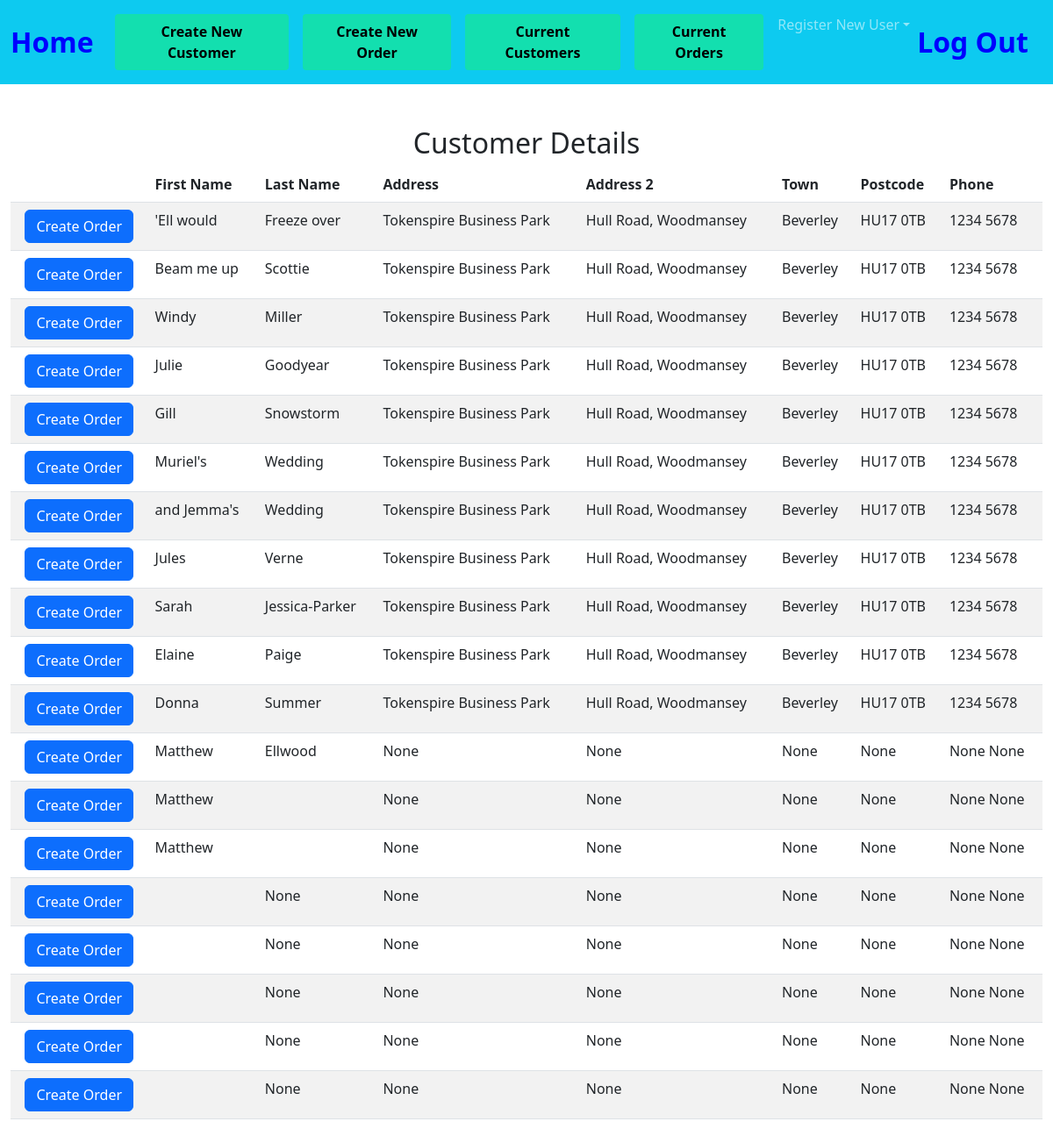
The page /list_of_customers on the database as committed earlier.
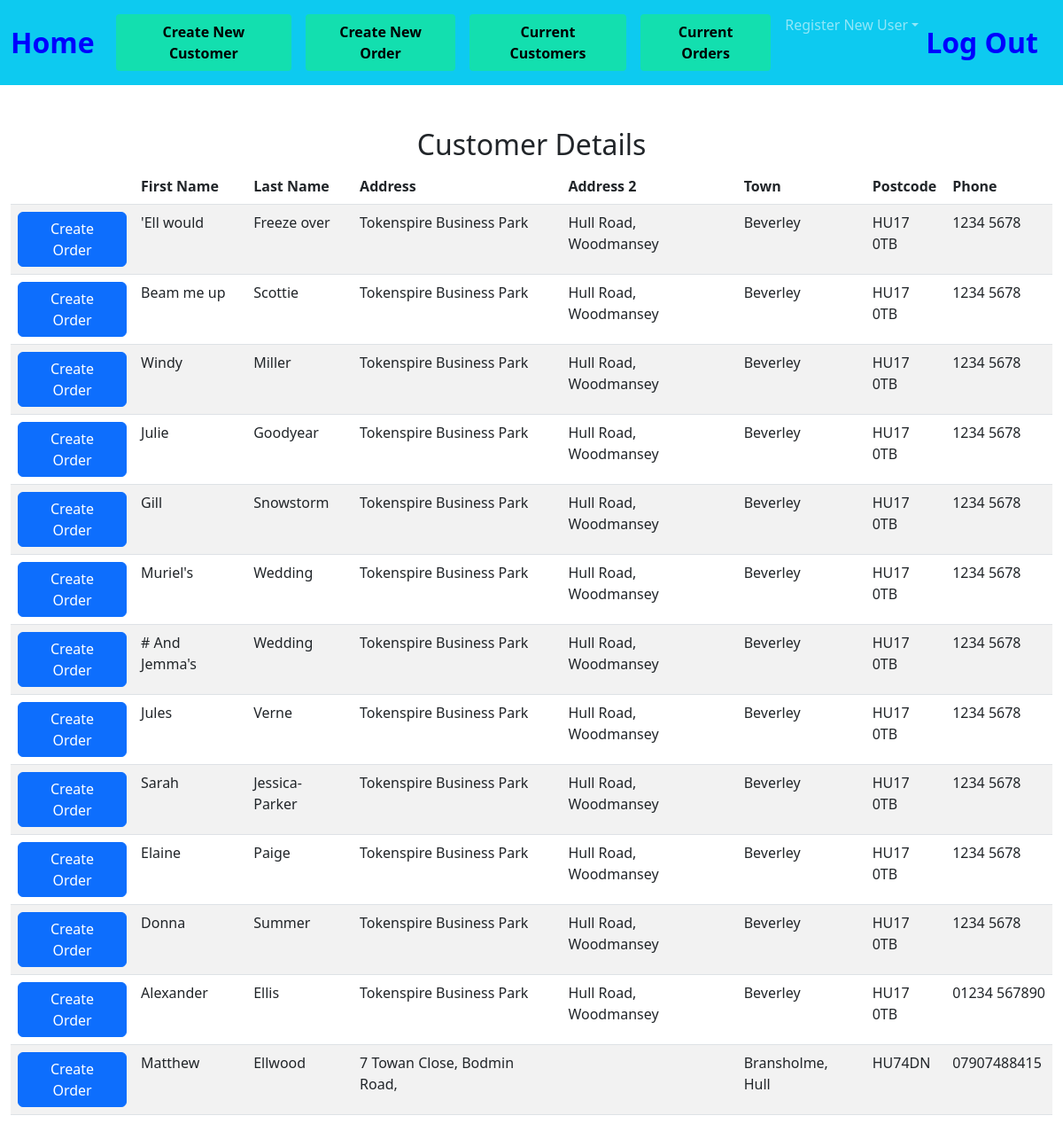
The same page on the database as committed later.
### tables this page shows
CREATE TABLE customers(id INTEGER PRIMARY KEY AUTOINCREMENT NOT NULL, first_name TEXT, last_name TEXT, address_1 TEXT, address_2 TEXT, address_3 TEXT, postcode TEXT, telephone_1 TEXT, telephone_2 TEXT);

### app.py (the view)
@app.route("/list_of_customers", methods=["GET", "POST"])
def list_of_customers():
    if request.method == "POST":
        user = session["user"]
        customer_id = request.form.get("customer_id")
        detail = db.execute("select * from customers WHERE id = (?);", customer_id)
        return render_template("customer_order.html",customer_id = customer_id, detail = detail, user = user)
    else:
        detail = db.execute("select * from customers;")
        return render_template("list_of_customers.html",detail = detail)

### app.py (called while the page is built)
@app.after_request
def after_request(response):
    response.headers["Cache-Control"] = "no-cache, no-store, must-revalidate"
    response.headers["Expires"] = 0
    response.headers["Pragma"] = "no-cache"
    return response

### templates/list_of_customers.html (shortened to what this page needs)
{% extends "layout.html" %}
{% block main %}
<div class="section">
    <h2>Customer  Details</h2>
    <table class="table table-striped">
        <thead>
            <tr>
                <th></th>
                <th class="text-start">First Name</th>
                <th class="text-start">Last Name</th>
                <th class="text-start">Address</th>
                <th class="text-start">Address 2</th>
                <th class="text-start">Town</th>
                <th class="text-start">Postcode</th>
                <th class="text-start">Phone</th>
            </tr>
        </thead>
        <tbody>
            {% for row in detail %}
            <tr>
                <form action="/list_of_customers" method="POST">
                    <td><input type="hidden" name="customer_id" VALUE="{{ row['id'] }}"><button class="btn btn-primary" type="submit">Create Order</button></td>
                </form>
                <td class="text-start">{{ row["first_name"] }}</td>
                <td class="text-start">{{ row["last_name"] }}</td>
                <td class="text-start">{{ row["address_1"] }}</td>
                <td class="text-start">{{ row["address_2"] }}</td>
                <td class="text-start">{{ row["address_3"] }}</td>
                <td class="text-start">{{ row["postcode"] }}</td>
                <td class="text-start">{{ row["telephone_1"] }} {{ row["telephone_2"] }}</td>
                </tr>
            {% endfor %}
        </tbody>
    </div>
{% endblock %}

### templates/layout.html (shortened to what this page needs)
<!doctype html>
<html lang="en">
  <head>
    <link href="https://cdn.jsdelivr.net/npm/bootstrap@5.3.0/dist/css/bootstrap.min.css" rel="stylesheet">
    <link href="/static/styles.css" rel="stylesheet">
  </head>
  {% block navbar %}
  <body>
        <nav class="navbar navbar-expand-sm bg-info navbar-dark">
        <div class="container-fluid">
          <a class="navbar-brand" href="/home">Home</a>
            <div class="collapse navbar-collapse" id="navbarSupportedContent">
                <ul class="navbar-nav me-auto mb-2 mb-lg-0">
                  <li class="nav-item">
                    <li class="nav-link"><a button type="button" class="button_teal" href="/new_customer">Create New Customer</a></li>
                    <li class="nav-link"><a button type="button" class="button_teal" href="/choose_customer">Create New Order</a></li>
                </li>
                <li class="nav-item">
                  <li class="nav-link"><a button type="button" class="button_teal" href="/list_of_customers">Current Customers</a></li>
                  <li class="nav-link"><a button type="button" class="button_teal" href="/open_orders">Current Orders</a>
                </li>
                <li class="nav-item dropdown">
                    <a class="nav-link dropdown-toggle" href="#" role="button" data-bs-toggle="dropdown" aria-expanded="false"> Register New User</a>
                </li>
                </ul>
            </div>
            <a class="navbar-brand" href="/logout">Log Out</a>
            </div>
        </nav>
        {% endblock %}
      <main class="container-fluid py-5 text-center">
        {% block main %}{% endblock %}
      </main>
  </body>

### static/styles.css (style rules this page uses)
nav .navbar-brand { font-size: xx-large; color: #0000ff; font-weight: bold; }
.button_teal { background-color: #13dfaf; border-radius: 4px; border: none; color: black; padding: 8px 18px; text-align: center; text-decoration: none; display: inline-block; font-size: 16px; font-weight: bolder; }

Rows that differ between the two databases and show on the page:
removed customers: first_name "and Jemma's", last_name "Wedding", address_1 "Tokenspire Business Park", address_2 "Hull Road, Woodmansey", address_3 "Beverley", postcode "HU17 0TB", telephone_1 "1234", telephone_2 "5678"
removed customers: first_name "Matthew", last_name "Ellwood", address_1 "None", address_2 "None", address_3 "None", postcode "None", telephone_1 "None", telephone_2 "None"
removed customers: first_name "Matthew", address_1 "None", address_2 "None", address_3 "None", postcode "None", telephone_1 "None", telephone_2 "None"
removed customers: first_name "Matthew", address_1 "None", address_2 "None", address_3 "None", postcode "None", telephone_1 "None", telephone_2 "None"
removed customers: last_name "None", address_1 "None", address_2 "None", address_3 "None", postcode "None", telephone_1 "None", telephone_2 "None"
removed customers: last_name "None", address_1 "None", address_2 "None", address_3 "None", postcode "None", telephone_1 "None", telephone_2 "None"
removed customers: last_name "None", address_1 "None", address_2 "None", address_3 "None", postcode "None", telephone_1 "None", telephone_2 "None"
removed customers: last_name "None", address_1 "None", address_2 "None", address_3 "None", postcode "None", telephone_1 "None", telephone_2 "None"
removed customers: last_name "None", address_1 "None", address_2 "None", address_3 "None", postcode "None", telephone_1 "None", telephone_2 "None"
added customers: first_name "# And Jemma's", last_name "Wedding", address_1 "Tokenspire Business Park", address_2 "Hull Road, Woodmansey", address_3 "Beverley", postcode "HU17 0TB", telephone_1 "1234", telephone_2 "5678"
added customers: first_name "Alexander", last_name "Ellis", address_1 "Tokenspire Business Park", address_2 "Hull Road, Woodmansey", address_3 "Beverley", postcode "HU17 0TB", telephone_1 "01234", telephone_2 "567890"
added customers: first_name "Matthew", last_name "Ellwood", address_1 "7 Towan Close, Bodmin Road,", address_3 "Bransholme, Hull", postcode "HU74DN", telephone_1 "07907488415"
